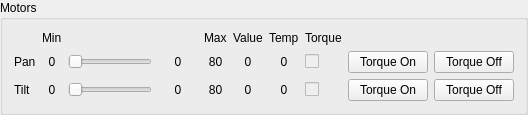
     <widget class="QGroupBox" name="groupBox_6">
      <property name="font">
       <font>
        <pointsize>9</pointsize>
       </font>
      </property>
      <property name="title">
       <string>Motors</string>
      </property>
      <layout class="QGridLayout" name="gridLayout_2">
       <item row="0" column="1">
        <widget class="QLabel" name="label_14">
         <property name="font">
          <font>
           <pointsize>9</pointsize>
          </font>
         </property>
         <property name="text">
          <string>Min</string>
         </property>
        </widget>
       </item>
       <item row="0" column="4">
        <widget class="QLabel" name="label_15">
         <property name="font">
          <font>
           <pointsize>9</pointsize>
          </font>
         </property>
         <property name="text">
          <string>Max</string>
         </property>
        </widget>
       </item>
       <item row="0" column="5">
        <widget class="QLabel" name="label_20">
         <property name="font">
          <font>
           <pointsize>9</pointsize>
          </font>
         </property>
         <property name="text">
          <string>Value</string>
         </property>
        </widget>
       </item>
       <item row="0" column="6">
        <widget class="QLabel" name="label_23">
         <property name="font">
          <font>
           <pointsize>9</pointsize>
          </font>
         </property>
         <property name="text">
          <string>Temp</string>
         </property>
        </widget>
       </item>
       <item row="0" column="7">
        <widget class="QLabel" name="label_26">
         <property name="font">
          <font>
           <pointsize>9</pointsize>
          </font>
         </property>
         <property name="text">
          <string>Torque</string>
         </property>
        </widget>
       </item>
       <item row="1" column="0">
        <widget class="QLabel" name="label_11">
         <property name="font">
          <font>
           <pointsize>9</pointsize>
           <italic>false</italic>
           <strikeout>false</strikeout>
          </font>
         </property>
         <property name="text">
          <string>Pan</string>
         </property>
        </widget>
       </item>
       <item row="1" column="1">
        <widget class="QLabel" name="motors_pan_min">
         <property name="font">
          <font>
           <pointsize>9</pointsize>
          </font>
         </property>
         <property name="text">
          <string>0</string>
         </property>
         <property name="alignment">
          <set>Qt::AlignCenter</set>
         </property>
        </widget>
       </item>
       <item row="1" column="2">
        <widget class="QSlider" name="motors_pan">
         <property name="font">
          <font>
           <pointsize>9</pointsize>
          </font>
         </property>
         <property name="orientation">
          <enum>Qt::Horizontal</enum>
         </property>
        </widget>
       </item>
       <item row="1" column="3">
        <widget class="QLabel" name="label_10">
         <property name="minimumSize">
          <size>
           <width>40</width>
           <height>0</height>
          </size>
         </property>
         <property name="font">
          <font>
           <pointsize>9</pointsize>
          </font>
         </property>
         <property name="text">
          <string>0</string>
         </property>
         <property name="alignment">
          <set>Qt::AlignCenter</set>
         </property>
         <property name="margin">
          <number>4</number>
         </property>
        </widget>
       </item>
       <item row="1" column="4">
        <widget class="QLabel" name="motors_pan_max">
         <property name="font">
          <font>
           <pointsize>9</pointsize>
          </font>
         </property>
         <property name="text">
          <string>80</string>
         </property>
         <property name="alignment">
          <set>Qt::AlignCenter</set>
         </property>
        </widget>
       </item>
       <item row="1" column="5">
        <widget class="QLabel" name="motors_pan_value">
         <property name="font">
          <font>
           <pointsize>9</pointsize>
          </font>
         </property>
         <property name="text">
          <string>0</string>
         </property>
         <property name="alignment">
          <set>Qt::AlignCenter</set>
         </property>
        </widget>
       </item>
       <item row="1" column="6">
        <widget class="QLabel" name="motors_pan_temp">
         <property name="font">
          <font>
           <pointsize>9</pointsize>
          </font>
         </property>
         <property name="text">
          <string>0</string>
         </property>
         <property name="alignment">
          <set>Qt::AlignCenter</set>
         </property>
        </widget>
       </item>
       <item row="1" column="7">
        <widget class="QCheckBox" name="motors_pan_torque">
         <property name="enabled">
          <bool>false</bool>
         </property>
         <property name="font">
          <font>
           <pointsize>9</pointsize>
          </font>
         </property>
         <property name="text">
          <string/>
         </property>
        </widget>
       </item>
       <item row="1" column="8">
        <widget class="QPushButton" name="motors_pan_torque_on">
         <property name="font">
          <font>
           <pointsize>9</pointsize>
          </font>
         </property>
         <property name="text">
          <string>Torque On</string>
         </property>
        </widget>
       </item>
       <item row="1" column="9">
        <widget class="QPushButton" name="motors_pan_torque_off">
         <property name="font">
          <font>
           <pointsize>9</pointsize>
          </font>
         </property>
         <property name="text">
          <string>Torque Off</string>
         </property>
        </widget>
       </item>
       <item row="2" column="0">
        <widget class="QLabel" name="label_12">
         <property name="font">
          <font>
           <pointsize>9</pointsize>
          </font>
         </property>
         <property name="text">
          <string>Tilt</string>
         </property>
        </widget>
       </item>
       <item row="2" column="1">
        <widget class="QLabel" name="motors_tilt_min">
         <property name="font">
          <font>
           <pointsize>9</pointsize>
          </font>
         </property>
         <property name="text">
          <string>0</string>
         </property>
         <property name="alignment">
          <set>Qt::AlignCenter</set>
         </property>
        </widget>
       </item>
       <item row="2" column="2">
        <widget class="QSlider" name="motors_tilt">
         <property name="font">
          <font>
           <pointsize>9</pointsize>
          </font>
         </property>
         <property name="orientation">
          <enum>Qt::Horizontal</enum>
         </property>
        </widget>
       </item>
       <item row="2" column="3">
        <widget class="QLabel" name="label_13">
         <property name="minimumSize">
          <size>
           <width>40</width>
           <height>0</height>
          </size>
         </property>
         <property name="font">
          <font>
           <pointsize>9</pointsize>
          </font>
         </property>
         <property name="text">
          <string>0</string>
         </property>
         <property name="alignment">
          <set>Qt::AlignCenter</set>
         </property>
         <property name="margin">
          <number>4</number>
         </property>
        </widget>
       </item>
       <item row="2" column="4">
        <widget class="QLabel" name="motors_tilt_max">
         <property name="font">
          <font>
           <pointsize>9</pointsize>
          </font>
         </property>
         <property name="text">
          <string>80</string>
         </property>
         <property name="alignment">
          <set>Qt::AlignCenter</set>
         </property>
        </widget>
       </item>
       <item row="2" column="5">
        <widget class="QLabel" name="motors_tilt_value">
         <property name="font">
          <font>
           <pointsize>9</pointsize>
          </font>
         </property>
         <property name="text">
          <string>0</string>
         </property>
         <property name="alignment">
          <set>Qt::AlignCenter</set>
         </property>
        </widget>
       </item>
       <item row="2" column="6">
        <widget class="QLabel" name="motors_tilt_temp">
         <property name="font">
          <font>
           <pointsize>9</pointsize>
          </font>
         </property>
         <property name="text">
          <string>0</string>
         </property>
         <property name="alignment">
          <set>Qt::AlignCenter</set>
         </property>
        </widget>
       </item>
       <item row="2" column="7">
        <widget class="QCheckBox" name="motors_tilt_torque">
         <property name="enabled">
          <bool>false</bool>
         </property>
         <property name="font">
          <font>
           <pointsize>9</pointsize>
          </font>
         </property>
         <property name="text">
          <string/>
         </property>
        </widget>
       </item>
       <item row="2" column="8">
        <widget class="QPushButton" name="motors_tilt_torque_on">
         <property name="font">
          <font>
           <pointsize>9</pointsize>
          </font>
         </property>
         <property name="text">
          <string>Torque On</string>
         </property>
        </widget>
       </item>
       <item row="2" column="9">
        <widget class="QPushButton" name="motors_tilt_torque_off">
         <property name="font">
          <font>
           <pointsize>9</pointsize>
          </font>
         </property>
         <property name="text">
          <string>Torque Off</string>
         </property>
        </widget>
       </item>
      </layout>
     </widget>
